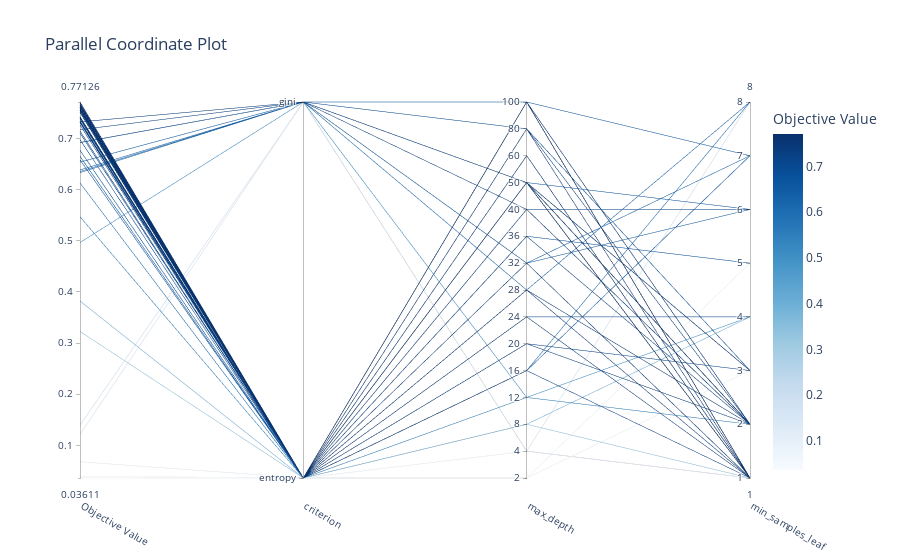

Notebook code cell kept with this figure:
### Code cell
# plots the interactive visualization of the high-dimensional parameter relationship
optuna.visualization.plot_parallel_coordinate(study)

### Figure 1 — Plotly figure (JSON) as saved in the notebook; plotly's stock layout.template omitted (floating-point values rounded to 4 significant figures)
{"data": [{"dimensions": [{"label": "Objective Value", "range": [0.03611, 0.7713], "values": [0.03941, 0.03611, 0.1396, 0.1214, 0.06783, 0.3226, 0.3821, 0.4965, 0.5469, 0.7308, 0.6129, 0.6651, 0.7105, 0.7321, 0.6977, 0.7509, 0.6331, 0.7604, 0.754, 0.6538, 0.6353, 0.7641, 0.6769, 0.7379, 0.7145, 0.7324, 0.7404, 0.7411, 0.761, 0.7576, 0.7664, 0.7426, 0.7341, 0.7713, 0.7646, 0.7412, 0.7265, 0.7511, 0.7667, 0.7409, 0.7171, 0.7555, 0.6919, 0.7569, 0.6582, 0.7559, 0.7545, 0.6921, 0.7612, 0.7405, 0.6384, 0.7401, 0.7616, 0.7689, 0.7597, 0.7617, 0.7659, 0.7514, 0.7552, 0.7328]}, {"label": "criterion", "range": [0, 1], "ticktext": ["entropy", "gini"], "tickvals": [0, 1], "values": [0, 0, 1, 1, 0, 0, 0, 1, 0, 0, 0, 0, 0, 0, 0, 0, 1, 0, 0, 1, 1, 0, 0, 0, 0, 1, 0, 0, 0, 0, 0, 0, 0, 0, 0, 0, 0, 0, 0, 0, 1, 0, 1, 0, 0, 0, 0, 1, 0, 0, 1, 0, 0, 0, 0, 0, 0, 0, 0, 0]}, {"label": "max_depth", "range": [0, 14], "ticktext": ["2", "4", "8", "12", "16", "20", "24", "28", "32", "36", "40", "50", "60", "80", "100"], "tickvals": [0, 1, 2, 3, 4, 5, 6, 7, 8, 9, 10, 11, 12, 13, 14], "values": [0, 0, 1, 1, 1, 2, 2, 3, 3, 4, 4, 4, 5, 5, 6, 6, 7, 7, 7, 8, 8, 8, 9, 9, 10, 10, 10, 11, 11, 11, 11, 11, 11, 11, 11, 11, 11, 11, 11, 11, 11, 11, 11, 11, 11, 12, 12, 13, 13, 13, 14, 14, 14, 14, 14, 14, 14, 14, 14, 14]}, {"label": "min_samples_leaf", "range": [1, 8], "values": [3, 5, 8, 1, 1, 1, 4, 4, 2, 1, 8, 7, 3, 2, 4, 1, 8, 1, 2, 6, 7, 1, 5, 2, 6, 2, 2, 2, 1, 1, 1, 2, 2, 1, 1, 2, 3, 2, 1, 2, 3, 1, 3, 1, 6, 1, 1, 3, 1, 2, 7, 2, 1, 1, 1, 1, 1, 1, 1, 2]}], "labelangle": 30, "labelside": "bottom", "line": {"color": [0.03941, 0.03611, 0.1396, 0.1214, 0.06783, 0.3226, 0.3821, 0.4965, 0.5469, 0.7308, 0.6129, 0.6651, 0.7105, 0.7321, 0.6977, 0.7509, 0.6331, 0.7604, 0.754, 0.6538, 0.6353, 0.7641, 0.6769, 0.7379, 0.7145, 0.7324, 0.7404, 0.7411, 0.761, 0.7576, 0.7664, 0.7426, 0.7341, 0.7713, 0.7646, 0.7412, 0.7265, 0.7511, 0.7667, 0.7409, 0.7171, 0.7555, 0.6919, 0.7569, 0.6582, 0.7559, 0.7545, 0.6921, 0.7612, 0.7405, 0.6384, 0.7401, 0.7616, 0.7689, 0.7597, 0.7617, 0.7659, 0.7514, 0.7552, 0.7328], "colorbar": {"title": {"text": "Objective Value"}}, "colorscale": [[0, "rgb(247,251,255)"], [0.125, "rgb(222,235,247)"], [0.25, "rgb(198,219,239)"], [0.375, "rgb(158,202,225)"], [0.5, "rgb(107,174,214)"], [0.625, "rgb(66,146,198)"], [0.75, "rgb(33,113,181)"], [0.875, "rgb(8,81,156)"], [1, "rgb(8,48,107)"]], "reversescale": false, "showscale": true}, "type": "parcoords"}], "layout": {"title": {"text": "Parallel Coordinate Plot"}}}
